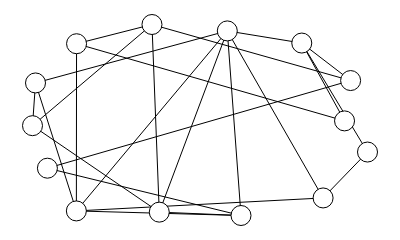

Notebook code cell kept with this figure:
### Code cell
sn.show_graph(geral)

### Figure 1 — Plotly figure (JSON) as saved in the notebook; plotly's stock layout.template omitted (floating-point values rounded to 4 significant figures)
{"data": [{"hoverinfo": "none", "line": {"color": "rgb(0, 0, 0)", "width": 1}, "mode": "lines", "x": [0.3566, 0, null, 0.3566, 0.1315, null, 0.3566, 0.3784, null, 0.3566, 0.9496, null, 0, 0.008966, null, 0, 0.3784, null, 0.008966, 0.1309, null, 0.008966, 0.5815, null, 0.1315, 0.1309, null, 0.1315, 0.9315, null, 0.8674, 0.1309, null, 0.8674, 0.5815, null, 0.8674, 1, null, 0.9315, 0.8038, null, 0.9496, 0.0445, null, 0.9496, 0.8038, null, 1, 0.8038, null, 0.1309, 0.5815, null, 0.1309, 0.6224, null, 0.0445, 0.6224, null, 0.8038, 0.5815, null, 0.6224, 0.5815, null, 0.6224, 0.3784, null, 0.5815, 0.3784, null], "y": [1, 0.4703, null, 1, 0.8994, null, 1, 0.01758, null, 1, 0.7065, null, 0.4703, 0.694, null, 0.4703, 0.01758, null, 0.694, 0.02392, null, 0.694, 0.9664, null, 0.8994, 0.02392, null, 0.8994, 0.4953, null, 0.0919, 0.02392, null, 0.0919, 0.9664, null, 0.0919, 0.3323, null, 0.4953, 0.9029, null, 0.7065, 0.2477, null, 0.7065, 0.9029, null, 0.3323, 0.9029, null, 0.02392, 0.9664, null, 0.02392, 0, null, 0.2477, 0, null, 0.9029, 0.9664, null, 0, 0.9664, null, 0, 0.01758, null, 0.9664, 0.01758, null]}, {"hoverinfo": "none", "marker": {"color": "rgb(255, 255, 255)", "line": {"color": "rgb(0, 0, 0)", "width": 1}, "size": 20}, "mode": "markers+text", "text": [], "textfont": {"color": "rgb(0, 0, 0)"}, "textposition": "middle center", "x": [0.3566, 0, 0.008966, 0.1315, 0.8674, 0.9315, 0.9496, 1, 0.1309, 0.0445, 0.8038, 0.6224, 0.5815, 0.3784], "y": [1, 0.4703, 0.694, 0.8994, 0.0919, 0.4953, 0.7065, 0.3323, 0.02392, 0.2477, 0.9029, 0, 0.9664, 0.01758]}], "layout": {"height": 225, "margin": {"b": 0, "l": 0, "r": 0, "t": 0}, "showlegend": false, "width": 400, "xaxis": {"showgrid": false, "showticklabels": false, "zeroline": false}, "yaxis": {"showgrid": false, "showticklabels": false, "zeroline": false}}}
